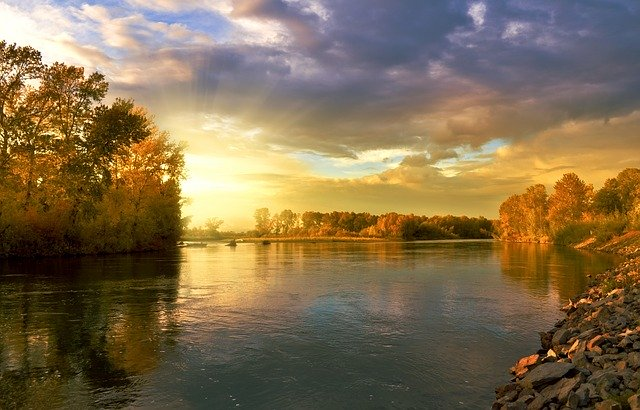
#> input picture Encore/OpenCV/b.jpg, 640 x 410 px
$ jupyter execute opencv_6.ipynb   (older library calls are emulated)
#> lines starting #> are read from the running program, lines starting #| are printed output that depends on the picture
# 영상 필터링

필터링 연산

마스크, 커널, 윈도우라 불리는 작은 행렬을 원본 이미지에 연산함
커널은 일자형, 정사각형, 십자형 등이 있고 크기도 정할 수 있음
커널의 정중앙 한 픽셀을 고정점(anchor)으로 하여 연산


* 테두리 연산을 위해 상수 제공(boarder type)
  BOARDER_CONSTANT: 000abcdef000
  BOARDER_REPLICATE: aaaabcdeffff
  BOARDER_REFLECT: cbaabcdeffed
  BOARDER_REFLECT_101: dcbabcdefedc

  borderType = None 일 때 replicate가 기본


* 필터링 함수
  cv2.filter2D(src, ddepth, kernel, dst=None, anchor=None, delta=None,   borderType=None) -> dst
  src : 입력 영상
  ddepth : 출력 영상 데이터 타입. (e.g) cv2.CV_8U, cv2.CV_32F,      cv2.CV_64F, -1을 지정하면 src와 같은 타입의 dst 영상을 생성합니다.
  kernel: 필터 마스크 행렬. 실수형.
  anchor: 고정점 위치. (-1, -1)이면 필터 중앙을 고정점으로 사용
  delta: 추가적으로 더할 값
  borderType: 가장자리 픽셀 확장 방식
  dst: 출력 영상


* opencv 이미지 데이터 타입 종류
CV_8U : 8-bit unsigned integer: uchar ( 0..255 )
CV_8S : 8-bit signed integer: schar ( -128..127 )
CV_16U : 16-bit unsigned integer: ushort ( 0..65535 )
CV_16S : 16-bit signed integer: short ( -32768..32767 )
CV_32S : 32-bit signed integer: int ( -2147483648..2147483647 )
CV_32F : 32-bit floating-point number: float ( -FLT_MAX..FLT_MAX, INF, NAN )
CV_64F : 64-bit floating-point number: double ( -DBL_MAX..DBL_MAX, INF, NAN )

* 엠보싱 필터링
이미지에 음영을 넣어 올록볼록하게 보이도록 하는 필터링

kernel =
[[-1, -1, 0],
 [-1, 0, 1],
 [0, 1, 1]]

[cell 1]
import cv2
import numpy as np

kernel = np.array([-1,-1,0,-1,0, 1, 0, 1, 1]).reshape(3,3)
img = cv2.imread('b.jpg', 0)
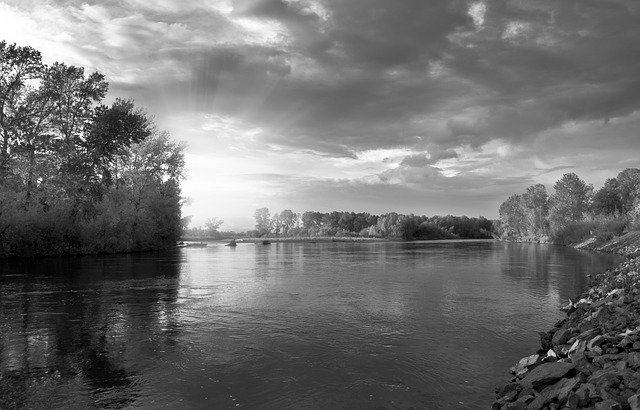
#> img: shape (410, 640); min 0, max 255, mean 112
dst = cv2.filter2D(img, -1, kernel, None, (-1,-1), 128)
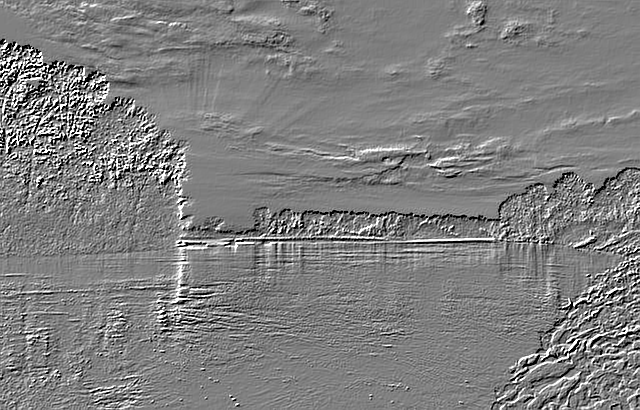
#> dst: shape (410, 640); min 0, max 255, mean 127.1
cv2.imshow('img', img)
cv2.imshow('dst', dst)
cv2.waitKey(0)
cv2.destroyAllWindows()

* 모션 블러 필터링
카메라 좌우가 흔들린 효과를 만들어 줌

kernel =
1/size * [[0, 0, 0],
          [1, 1, 1],
          [0, 0, 0]]

[cell 2]
#커널 생성 예
size = 5
kernel = np.zeros((size, size))
kernel[int((size-1)/2), :]=np.ones(size)
kernel/size

[cell 3]
kernel = np.array([[0, 0, 1, 0, 0], [0, 0, 1, 0, 0], [0, 0, 1, 0, 0], [0, 0, 1, 0, 0], [0, 0, 1, 0, 0]])

[cell 4]
size = 5
kernel = np.zeros((size, size))
kernel[int((size-1)/2), :]=np.ones(size)
kernel = kernel/size

img = cv2.imread('a.jpg', 0)
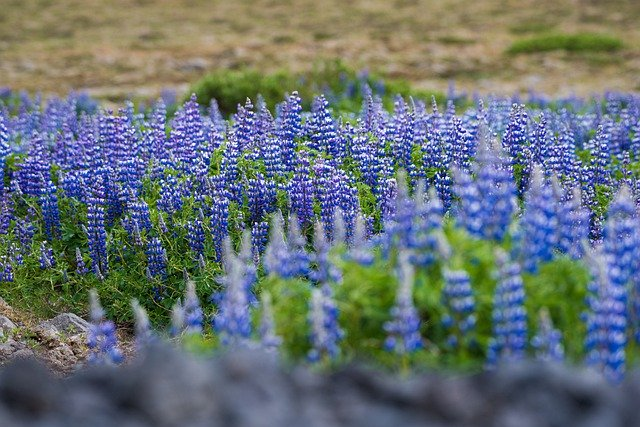
#> input picture Encore/OpenCV/a.jpg, 640 x 427 px
#> img: shape (427, 640); min 0, max 255, mean 110.8
dst = cv2.filter2D(img, -1, kernel)
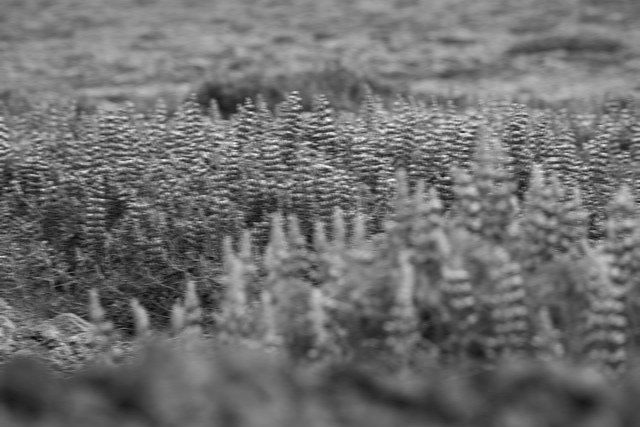
#> dst: shape (427, 640); min 3, max 253, mean 110.8
cv2.imshow('img', img)
cv2.imshow('dst', dst)
cv2.waitKey(0)
cv2.destroyAllWindows()

<블러링>
영상을 부드럽게 만드는 필터링. 여러 종류 있음

* 평균값 필터
주변 픽셀값의 평균값으로 필터링

kernel =
   1 / (3*3) * [[1, 1, 1],
                 [1, 1, 1],
                 [1, 1, 1]]

[cell 5]
img = cv2.imread('b.jpg', 0)
k = 3   #커널 크기가 커질수록 뭉개짐이 심해짐
kernel = np.ones((k,k))/(k*k)
dst = cv2.filter2D(img, -1, kernel)
#> dst: shape (410, 640)
cv2.imshow('img', img)
cv2.imshow('dst', dst)
cv2.waitKey(0)
cv2.destroyAllWindows()

* 블러링 opencv 함수

평균값 필터 함수: cv2.blur(img, kernelSize)

[cell 6]
img = cv2.imread('b.jpg', 0)
dst = cv2.blur(img, (3,3))
cv2.imshow('img', img)
cv2.imshow('dst', dst)
cv2.waitKey(0)
cv2.destroyAllWindows()

* 블러링 opencv 함수


가우시안 필터링: 가우시안 분포 함수를 근사하여 생성한 커널로 필터링.
평균값 필터보다 자연스럽게 처리함

cv2.GaussianBlur(img, ksize, sigmaX)
  ksize(w, h): 커널 크기
  sigmaX: x방향 가우시안 커널 표준 편차

[cell 7]
img = cv2.imread('b.jpg', 0)
cv2.imshow('img', img)

for i in range(1, 6):
    dst = cv2.GaussianBlur(img, (5,5), i)
    cv2.imshow('dst'+str(i), dst)

cv2.waitKey(0)
cv2.destroyAllWindows()

<샤프닝>
영상의 윤곽을 뚜렷하고 선명하게 하는 필터링.
언샤프닝: 샤프닝을 위해서는 블러링된 영상 사용


첫 번째 그래프는 원본 이미지, 두 번째 그래프는 블러링한 이미지이다. 블러링으로 윤곽이 무뎌졌다. 이 부분의 차를 구한 것이 세번째 그래프이고 이 차를 확대해주면 경계선이 더욱 뚜렷해진다.

* 흑백 이미지 언샤프닝

[cell 8]
import cv2
import numpy as np

img = cv2.imread('c.jpg', 0)
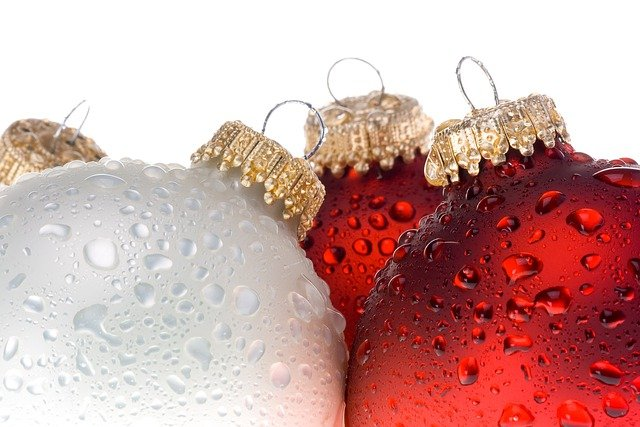
#> input picture Encore/OpenCV/c.jpg, 640 x 427 px
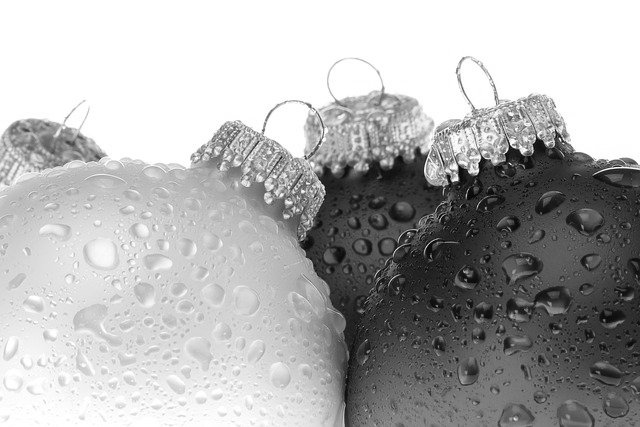
#> img: shape (427, 640); min 0, max 255, mean 176.3
cv2.imshow('img', img)

blr = cv2.GaussianBlur(img, (5,5), 5)
dst = np.clip(2.0*img - blr, 0, 255).astype('uint8')
#> dst: shape (427, 640)

cv2.imshow('dst', dst)

cv2.waitKey(0)
cv2.destroyAllWindows()

* 칼라 이미지 언샤프닝

[cell 9]
import cv2
import numpy as np

img = cv2.imread('c.jpg')
#> img is the input picture: shape (427, 640, 3); mean B, G, R 160.8, 164.3, 205.8
cv2.imshow('img', img)

blr = cv2.GaussianBlur(img, (5,5), 5)
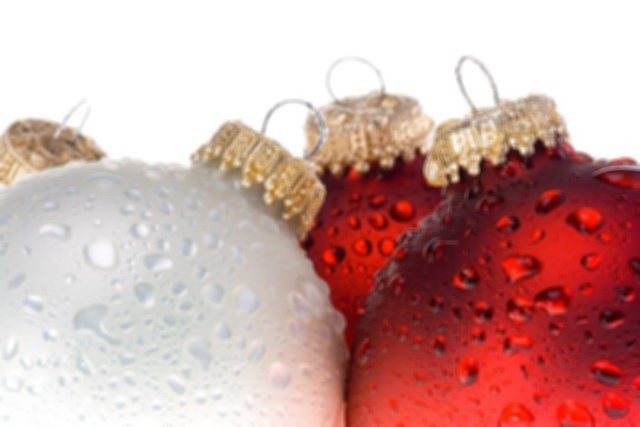
#> blr: shape (427, 640, 3); mean B, G, R 160.8, 164.3, 205.8
dst = np.clip(2.0*img - blr, 0, 255).astype('uint8')
#> dst: shape (427, 640, 3)

cv2.imshow('dst', dst)

cv2.waitKey(0)
cv2.destroyAllWindows()

<잡음 제거 필터링>

* 잡음 생성
가우시안 난수 함수로 잡음 생성
cv2.randn(난수담을 배열, 가우시안 분포 평균, 가우시안 분포 표준 편차)

[cell 10]
img = cv2.imread('c.jpg')

x = img.copy()  #노이즈 생성할 배열. 이미지와 동일 모양
x = x.astype('int8')  #부호있는 타입으로 변환
cv2.randn(x, 0, 0.3)   #가우시안 난수 생성하여 배열 x에 담음
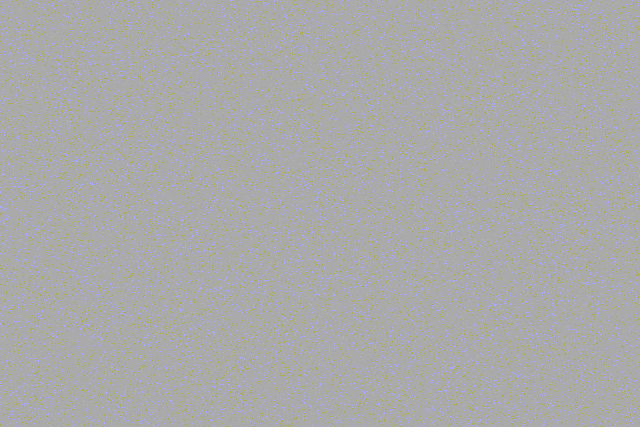
#> x: shape (427, 640, 3) int8; mean B, G, R -0.000575, 0, 0; drawn with min black and max white
x = x.astype('uint8')  #이미지 타입으로 변환
y = cv2.add(img, x)    #원본 이미지와 노이즈 합성
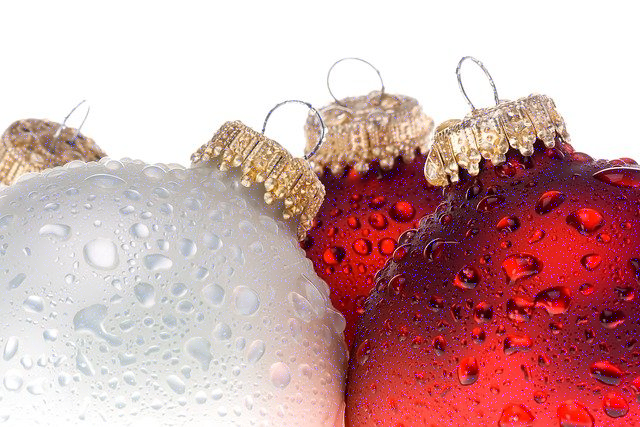
#> y: shape (427, 640, 3); mean B, G, R 165.3, 164.3, 205.8

cv2.imshow('img', y)

cv2.waitKey(0)
cv2.destroyAllWindows()

* 잡음제거 opencv 함수

앞에서 살펴본 가우시안블러 함수로 노이즈를 제거할 수 있지만 경계선도 흐릿해진다. 이를 보완해서 노이즈는 흐리게하고 경계선은 명확하게 하는 블러링 방법이 양방향 필터링이다


cv2.bilateralFilter(src, d, sigmaColor, sigmaSpace, borderType)
src – image
d – filtering시 고려할 주변 pixel 지름
sigmaColor – 색 공간 표준편차.
sigmaSpace – 좌표 공간 표준편차.

[cell 11]
dst = cv2.bilateralFilter(y, 9, 140, 20)
dst2 = cv2.GaussianBlur(y, (5,5), 2)
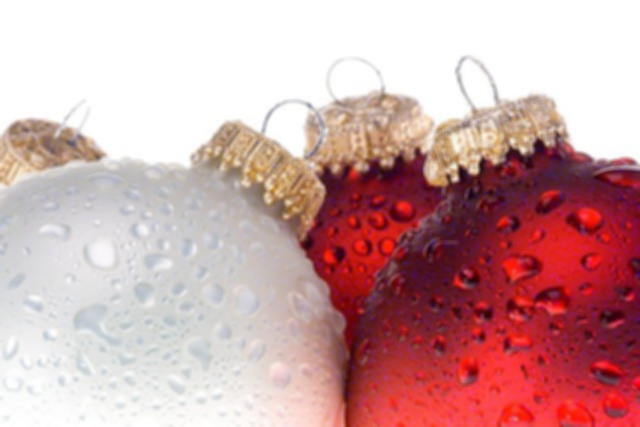
#> dst2: shape (427, 640, 3); mean B, G, R 165.3, 164.3, 205.8
cv2.imshow('img', y)
cv2.imshow('img2', dst)
cv2.imshow('img3', dst2)
cv2.waitKey(0)
cv2.destroyAllWindows()

잡음이 소금과 후추처럼 도드라진 점을 제거하는 것은 미디언 필더가 더 효과적이다. 이 필터는 커널의 값들을 정렬하여 중간값을 앵커로 지정한여 연산하는 필터링이다.

cv2.medianBlur(img, ksize)
  ksize: 커널크기

[cell 12]
dst = cv2.medianBlur(y, 3)
cv2.imshow('img', y)
cv2.imshow('dst', dst)
cv2.waitKey()

cv2.destroyAllWindows()
